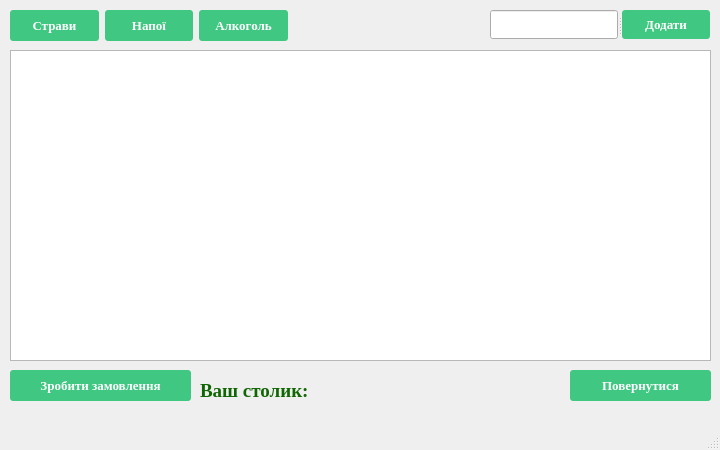
<?xml version="1.0" encoding="UTF-8"?>
<ui version="4.0">
 <class>NewOrderForm</class>
 <widget class="QMainWindow" name="NewOrderForm">
  <property name="windowModality">
   <enum>Qt::ApplicationModal</enum>
  </property>
  <property name="geometry">
   <rect>
    <x>0</x>
    <y>0</y>
    <width>720</width>
    <height>450</height>
   </rect>
  </property>
  <property name="sizePolicy">
   <sizepolicy hsizetype="Fixed" vsizetype="Fixed">
    <horstretch>0</horstretch>
    <verstretch>0</verstretch>
   </sizepolicy>
  </property>
  <property name="minimumSize">
   <size>
    <width>720</width>
    <height>450</height>
   </size>
  </property>
  <property name="maximumSize">
   <size>
    <width>720</width>
    <height>450</height>
   </size>
  </property>
  <property name="font">
   <font>
    <family>Times New Roman</family>
    <pointsize>10</pointsize>
    <weight>75</weight>
    <bold>true</bold>
   </font>
  </property>
  <property name="windowTitle">
   <string>NewOrderForm</string>
  </property>
  <property name="windowIcon">
   <iconset resource="resource.qrc">
    <normaloff>:/res/img/cafe-server.gif</normaloff>:/res/img/cafe-server.gif</iconset>
  </property>
  <property name="tabShape">
   <enum>QTabWidget::Rounded</enum>
  </property>
  <widget class="QWidget" name="centralwidget">
   <widget class="QPushButton" name="ReturnButton">
    <property name="geometry">
     <rect>
      <x>570</x>
      <y>370</y>
      <width>141</width>
      <height>31</height>
     </rect>
    </property>
    <property name="sizePolicy">
     <sizepolicy hsizetype="Maximum" vsizetype="Maximum">
      <horstretch>0</horstretch>
      <verstretch>0</verstretch>
     </sizepolicy>
    </property>
    <property name="font">
     <font>
      <weight>87</weight>
      <bold>true</bold>
      <underline>false</underline>
      <strikeout>false</strikeout>
     </font>
    </property>
    <property name="styleSheet">
     <string notr="true">QPushButton
{
    font-weight: 700;
  color: white;
  text-decoration: none;
  padding: .8em 1em calc(.8em + 3px);
  border-radius: 3px;
  background: rgb(64,199,129);
  box-shadow: 0 -3px rgb(53,167,110) inset;
  transition: 0.2s;
}

QPushButton:pressed
{
   background: rgb(33,147,90);
  box-shadow: 0 3px rgb(33,147,90) inset;
}

QPushButton:hover
{
   background: rgb(53, 167, 110);
}

QPushButton:focus {
    /*background-color: red;*/
}</string>
    </property>
    <property name="text">
     <string>Повернутися</string>
    </property>
   </widget>
   <widget class="QListWidget" name="listWidget">
    <property name="geometry">
     <rect>
      <x>10</x>
      <y>50</y>
      <width>701</width>
      <height>311</height>
     </rect>
    </property>
   </widget>
   <widget class="QLabel" name="TableLabel">
    <property name="geometry">
     <rect>
      <x>200</x>
      <y>380</y>
      <width>321</width>
      <height>21</height>
     </rect>
    </property>
    <property name="font">
     <font>
      <pointsize>14</pointsize>
     </font>
    </property>
    <property name="text">
     <string>&lt;html&gt;&lt;head/&gt;&lt;body&gt;&lt;p&gt;&lt;span style=&quot; color:#116604;&quot;&gt;Ваш столик:&lt;/span&gt;&lt;/p&gt;&lt;/body&gt;&lt;/html&gt;</string>
    </property>
   </widget>
   <widget class="QPushButton" name="AddOrderButton">
    <property name="geometry">
     <rect>
      <x>10</x>
      <y>370</y>
      <width>181</width>
      <height>31</height>
     </rect>
    </property>
    <property name="sizePolicy">
     <sizepolicy hsizetype="Maximum" vsizetype="Maximum">
      <horstretch>0</horstretch>
      <verstretch>0</verstretch>
     </sizepolicy>
    </property>
    <property name="font">
     <font>
      <weight>87</weight>
      <bold>true</bold>
      <underline>false</underline>
      <strikeout>false</strikeout>
     </font>
    </property>
    <property name="styleSheet">
     <string notr="true">QPushButton
{
    font-weight: 700;
  color: white;
  text-decoration: none;
  padding: .8em 1em calc(.8em + 3px);
  border-radius: 3px;
  background: rgb(64,199,129);
  box-shadow: 0 -3px rgb(53,167,110) inset;
  transition: 0.2s;
}

QPushButton:pressed
{
   background: rgb(33,147,90);
  box-shadow: 0 3px rgb(33,147,90) inset;
}

QPushButton:hover
{
   background: rgb(53, 167, 110);
}

QPushButton:focus {
    /*background-color: red;*/
}</string>
    </property>
    <property name="text">
     <string>Зробити замовлення</string>
    </property>
   </widget>
   <widget class="QWidget" name="layoutWidget">
    <property name="geometry">
     <rect>
      <x>10</x>
      <y>10</y>
      <width>278</width>
      <height>31</height>
     </rect>
    </property>
    <layout class="QHBoxLayout" name="horizontalLayout">
     <item>
      <widget class="QPushButton" name="MenuDishButton">
       <property name="sizePolicy">
        <sizepolicy hsizetype="Preferred" vsizetype="Preferred">
         <horstretch>0</horstretch>
         <verstretch>0</verstretch>
        </sizepolicy>
       </property>
       <property name="font">
        <font>
         <weight>87</weight>
         <bold>true</bold>
         <underline>false</underline>
         <strikeout>false</strikeout>
        </font>
       </property>
       <property name="styleSheet">
        <string notr="true">QPushButton
{
    font-weight: 700;
  color: white;
  text-decoration: none;
  padding: .8em 1em calc(.8em + 3px);
  border-radius: 3px;
  background: rgb(64,199,129);
  box-shadow: 0 -3px rgb(53,167,110) inset;
  transition: 0.2s;
}

QPushButton:pressed
{
   background: rgb(33,147,90);
  box-shadow: 0 3px rgb(33,147,90) inset;
}

QPushButton:hover
{
   background: rgb(53, 167, 110);
}

QPushButton:focus {
    /*background-color: red;*/
}</string>
       </property>
       <property name="text">
        <string>Страви</string>
       </property>
      </widget>
     </item>
     <item>
      <widget class="QPushButton" name="MenuDrinkButton">
       <property name="sizePolicy">
        <sizepolicy hsizetype="Preferred" vsizetype="Preferred">
         <horstretch>0</horstretch>
         <verstretch>0</verstretch>
        </sizepolicy>
       </property>
       <property name="font">
        <font>
         <weight>87</weight>
         <bold>true</bold>
         <underline>false</underline>
         <strikeout>false</strikeout>
        </font>
       </property>
       <property name="styleSheet">
        <string notr="true">QPushButton
{
    font-weight: 700;
  color: white;
  text-decoration: none;
  padding: .8em 1em calc(.8em + 3px);
  border-radius: 3px;
  background: rgb(64,199,129);
  box-shadow: 0 -3px rgb(53,167,110) inset;
  transition: 0.2s;
}

QPushButton:pressed
{
   background: rgb(33,147,90);
  box-shadow: 0 3px rgb(33,147,90) inset;
}

QPushButton:hover
{
   background: rgb(53, 167, 110);
}

QPushButton:focus {
    /*background-color: red;*/
}</string>
       </property>
       <property name="text">
        <string>Напої</string>
       </property>
      </widget>
     </item>
     <item>
      <widget class="QPushButton" name="MenuAlcoDrinkButton">
       <property name="sizePolicy">
        <sizepolicy hsizetype="Preferred" vsizetype="Preferred">
         <horstretch>0</horstretch>
         <verstretch>0</verstretch>
        </sizepolicy>
       </property>
       <property name="font">
        <font>
         <weight>87</weight>
         <bold>true</bold>
         <underline>false</underline>
         <strikeout>false</strikeout>
        </font>
       </property>
       <property name="styleSheet">
        <string notr="true">QPushButton
{
    font-weight: 700;
  color: white;
  text-decoration: none;
  padding: .8em 1em calc(.8em + 3px);
  border-radius: 3px;
  background: rgb(64,199,129);
  box-shadow: 0 -3px rgb(53,167,110) inset;
  transition: 0.2s;
}

QPushButton:pressed
{
   background: rgb(33,147,90);
  box-shadow: 0 3px rgb(33,147,90) inset;
}

QPushButton:hover
{
   background: rgb(53, 167, 110);
}

QPushButton:focus {
    /*background-color: red;*/
}</string>
       </property>
       <property name="text">
        <string>Алкоголь</string>
       </property>
      </widget>
     </item>
    </layout>
   </widget>
   <widget class="QSplitter" name="splitter">
    <property name="geometry">
     <rect>
      <x>490</x>
      <y>10</y>
      <width>221</width>
      <height>29</height>
     </rect>
    </property>
    <property name="orientation">
     <enum>Qt::Horizontal</enum>
    </property>
    <widget class="QLineEdit" name="lineEdit">
     <property name="maximumSize">
      <size>
       <width>128</width>
       <height>16777215</height>
      </size>
     </property>
    </widget>
    <widget class="QPushButton" name="AddButton">
     <property name="sizePolicy">
      <sizepolicy hsizetype="Preferred" vsizetype="Preferred">
       <horstretch>0</horstretch>
       <verstretch>0</verstretch>
      </sizepolicy>
     </property>
     <property name="maximumSize">
      <size>
       <width>88</width>
       <height>16777215</height>
      </size>
     </property>
     <property name="font">
      <font>
       <weight>87</weight>
       <bold>true</bold>
       <underline>false</underline>
       <strikeout>false</strikeout>
      </font>
     </property>
     <property name="styleSheet">
      <string notr="true">QPushButton
{
    font-weight: 700;
  color: white;
  text-decoration: none;
  padding: .8em 1em calc(.8em + 3px);
  border-radius: 3px;
  background: rgb(64,199,129);
  box-shadow: 0 -3px rgb(53,167,110) inset;
  transition: 0.2s;
}

QPushButton:pressed
{
   background: rgb(33,147,90);
  box-shadow: 0 3px rgb(33,147,90) inset;
}

QPushButton:hover
{
   background: rgb(53, 167, 110);
}

QPushButton:focus {
    /*background-color: red;*/
}</string>
     </property>
     <property name="text">
      <string>Додати</string>
     </property>
    </widget>
   </widget>
  </widget>
  <widget class="QMenuBar" name="menubar">
   <property name="geometry">
    <rect>
     <x>0</x>
     <y>0</y>
     <width>720</width>
     <height>21</height>
    </rect>
   </property>
  </widget>
  <widget class="QStatusBar" name="statusbar"/>
 </widget>
 <resources>
  <include location="resource.qrc"/>
 </resources>
 <connections/>
</ui>
